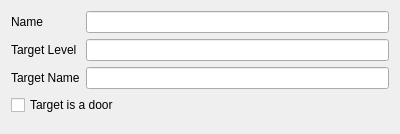
<?xml version="1.0" encoding="UTF-8"?>
<ui version="4.0">
 <class>DoorData</class>
 <widget class="QWidget" name="DoorData">
  <property name="geometry">
   <rect>
    <x>0</x>
    <y>0</y>
    <width>400</width>
    <height>134</height>
   </rect>
  </property>
  <property name="windowTitle">
   <string>Form</string>
  </property>
  <layout class="QVBoxLayout" name="verticalLayout">
   <item>
    <layout class="QGridLayout" name="gridLayout_2">
     <item row="0" column="0">
      <widget class="QLabel" name="label_3">
       <property name="sizePolicy">
        <sizepolicy hsizetype="Preferred" vsizetype="Fixed">
         <horstretch>0</horstretch>
         <verstretch>0</verstretch>
        </sizepolicy>
       </property>
       <property name="text">
        <string>Name</string>
       </property>
      </widget>
     </item>
     <item row="0" column="1">
      <widget class="QLineEdit" name="doorNameEdit"/>
     </item>
     <item row="1" column="0">
      <widget class="QLabel" name="label_7">
       <property name="sizePolicy">
        <sizepolicy hsizetype="Preferred" vsizetype="Fixed">
         <horstretch>0</horstretch>
         <verstretch>0</verstretch>
        </sizepolicy>
       </property>
       <property name="text">
        <string>Target Level</string>
       </property>
      </widget>
     </item>
     <item row="1" column="1">
      <widget class="QLineEdit" name="targetLevelEdit"/>
     </item>
     <item row="2" column="0">
      <widget class="QLabel" name="label_8">
       <property name="sizePolicy">
        <sizepolicy hsizetype="Preferred" vsizetype="Fixed">
         <horstretch>0</horstretch>
         <verstretch>0</verstretch>
        </sizepolicy>
       </property>
       <property name="text">
        <string>Target Name</string>
       </property>
      </widget>
     </item>
     <item row="2" column="1">
      <widget class="QLineEdit" name="targetNameEdit"/>
     </item>
    </layout>
   </item>
   <item>
    <widget class="QCheckBox" name="targetIsDoorCB">
     <property name="text">
      <string>Target is a door</string>
     </property>
    </widget>
   </item>
   <item>
    <spacer name="verticalSpacer">
     <property name="orientation">
      <enum>Qt::Vertical</enum>
     </property>
     <property name="sizeHint" stdset="0">
      <size>
       <width>20</width>
       <height>174</height>
      </size>
     </property>
    </spacer>
   </item>
  </layout>
 </widget>
 <resources/>
 <connections/>
</ui>
